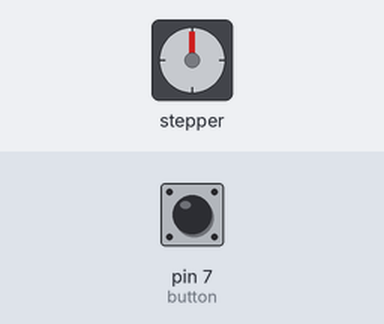
The sketch below on a simulated Arduino Uno, built with avr-gcc and run on an emulated ATmega328P. Shown: stepper motor. Wiring (inferred from the names in the program): stepper motor driver (200 steps per turn assumed): step pin 9; direction pin 8; enable pin 12. Inputs (shaded band) come from the test bench; at power-on: pin 7 (button) HIGH.

Above: at 0.55 s.
At 2.15 s:
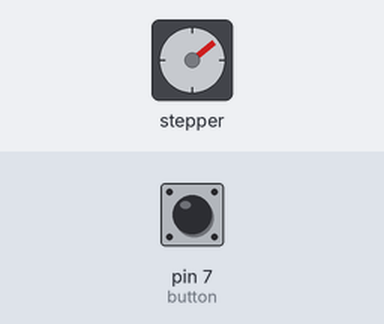
Timing chart, 0 to 4.4 s (numbered marks = the images above):
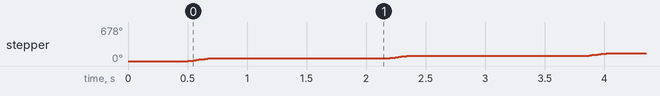

The sketch:

_360_selfie_machine.ino
```cpp
/*
 * This is a  project using the google street view app.  It is an experment to see if a simple stepper
 * motor loop could be used to capture 360 images.
 * Stepper Motor is set to half-step
 */

#define STEP 9//pins to the dvr8825
#define DIR 8
#define ENABLE 12

#define button 7//push button pin

int val = 1;//for recording the pin value

void setup(){
  pinMode(STEP, OUTPUT);
  pinMode(DIR, OUTPUT);
  pinMode(ENABLE, OUTPUT);
  pinMode(button, INPUT);

  digitalWrite(DIR, HIGH);//moves clockwise
  digitalWrite(ENABLE, LOW);

  while(val)//keep in while loop until the first picture is taken, then press button
  {
    val = !digitalRead(button);//pull-up resistor used
  }
  delay(500);//this gives the user and google street view the time needed to catch up
}

void loop(){
  //this loop takes one photo and will need to repeat 13 times
  for(int photo = 0; photo < 13; photo++)
  {
    for(int spin = 0; spin < 29; spin++)//there are 13 photos taken 400 steps per rev / 13 phots = ~30 steps.  29 steps works better.
    {
      digitalWrite(STEP, HIGH);
      delay(3);
      digitalWrite(STEP, LOW);
      delay(3);//this total delay time works at limiting the amount of vibration.
    }
    delay(1500);//time needed for app to take photo
  }
  //Disable motor
  digitalWrite(ENABLE, HIGH);
  //press the reset button to start over
}
```

Measured:
- by itself, stepper: turns 52° clockwise in 0.17 s, repeating every 1.7 s
